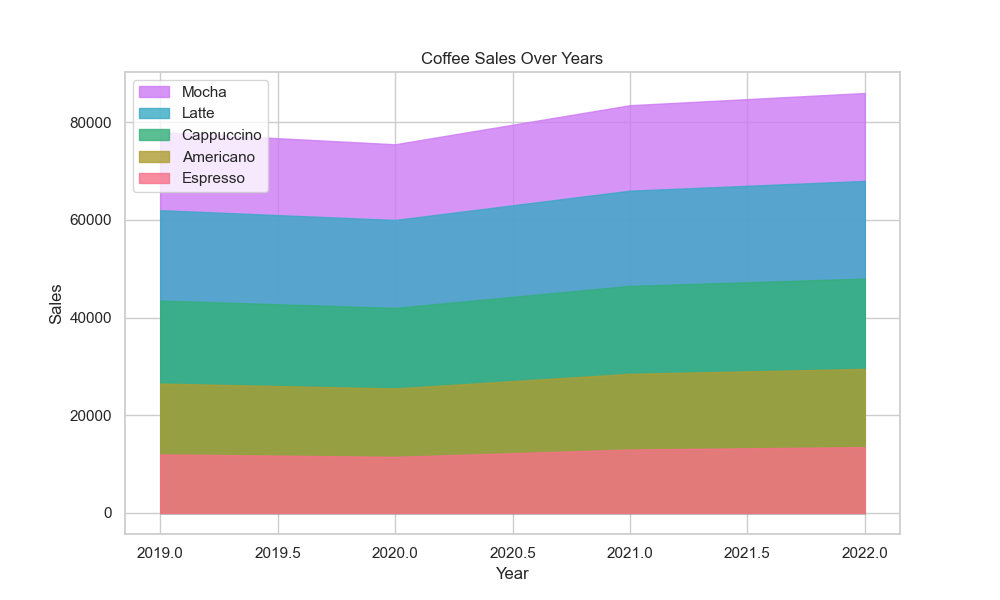

Write Python code to recreate this figure.

import pandas as pd
import seaborn as sns
import matplotlib.pyplot as plt

# Given data
data = [
    {'Year': 2019, 'Espresso': 12000, 'Americano': 14500, 'Cappuccino': 17000, 'Latte': 18500, 'Mocha': 16000},
    {'Year': 2020, 'Espresso': 11500, 'Americano': 14000, 'Cappuccino': 16500, 'Latte': 18000, 'Mocha': 15500},
    {'Year': 2021, 'Espresso': 13000, 'Americano': 15500, 'Cappuccino': 18000, 'Latte': 19500, 'Mocha': 17500},
    {'Year': 2022, 'Espresso': 13500, 'Americano': 16000, 'Cappuccino': 18500, 'Latte': 20000, 'Mocha': 18000}
]

# Convert to DataFrame
df = pd.DataFrame(data)

# Pivot data for stacked area chart
df = df.set_index('Year')

# Apply Seaborn style
sns.set_theme(style="whitegrid")

# Create a color palette
palette = sns.color_palette("husl", 5)  # You can change the color palette if needed

# Stacking values for area chart
df_cum = df.cumsum(axis=1)

fig, ax = plt.subplots(figsize=(10, 6))

# Adding each layer of the stacked area chart
for i in range(len(df.columns) - 1, -1, -1):
    plt.fill_between(df_cum.index, df_cum.iloc[:,i], label=df.columns[i], color=palette[i], alpha=0.8)

# Adding the legend, title and labels
plt.legend(loc='upper left')
plt.title('Coffee Sales Over Years')
plt.xlabel('Year')
plt.ylabel('Sales')

# Display the plot
plt.show()
